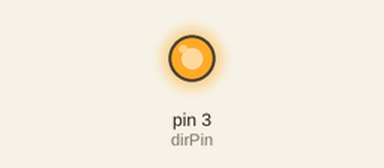
A sketch run on a simulated Arduino Uno, built with avr-gcc and run on an emulated ATmega328P. On the bench: output pins drawn as LEDs (lit = HIGH). Pins used as bus, display or sensor lines are not drawn.

Above: at 1.3 s.
At 9.0 s:
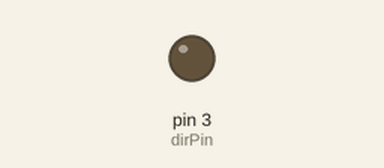
Timing chart, 0 to 20.2 s (numbered marks = the images above):
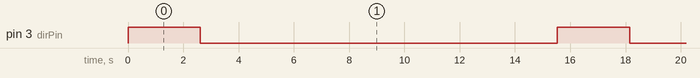

Measured:
- by itself, pin 3 (dirPin): alternates HIGH for 2.6 s and LOW for 12.9 s

The sketch:

DRV8825_1.ino
```cpp
int dirPin = 3;
int stepperPin = 2;
void setup() {
 pinMode(dirPin, OUTPUT);
 pinMode(stepperPin, OUTPUT);
}
 void step(boolean dir,int steps){
 digitalWrite(dirPin,dir);
 delay(50);
 for(int i=0;i<steps;i++){
   digitalWrite(stepperPin, HIGH);
   delayMicroseconds(800);
   digitalWrite(stepperPin, LOW);
   delayMicroseconds(800);
 }
}
void loop(){
 step(true,1600);
 delay(1);
 step(false,1600*5);
 delay(1);
}
```
